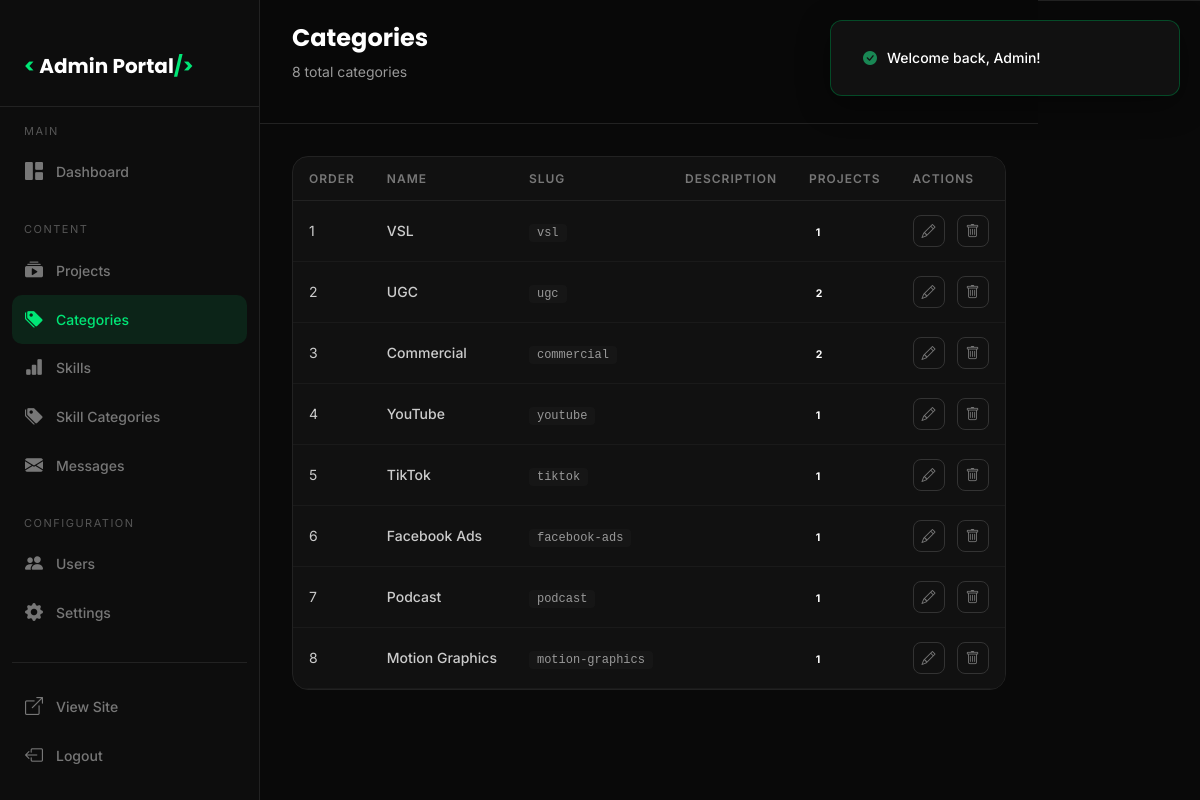
The app's page /admin/categories.php (signed in) with its own data.
### tables this page shows
CREATE TABLE `categories` (
  `id` INT UNSIGNED NOT NULL AUTO_INCREMENT,
  `name` VARCHAR(100) NOT NULL,
  `slug` VARCHAR(120) NOT NULL,
  `description` TEXT DEFAULT NULL,
  `sort_order` INT NOT NULL DEFAULT 0,
  `created_at` TIMESTAMP NOT NULL DEFAULT CURRENT_TIMESTAMP,
  PRIMARY KEY (`id`),
  UNIQUE KEY `uk_category_slug` (`slug`)
);

### classes/Database.php (called while the page is built, shortened)
<?php
class Database {
    private static ?Database $instance = null;
    private ?\PDO $pdo = null;
    private function __construct() {
        try {
            $dsn = 'mysql:host=' . DB_HOST . ';dbname=' . DB_NAME . ';charset=' . DB_CHARSET;
            $this->pdo = new \PDO($dsn, DB_USER, DB_PASS, [
                \PDO::ATTR_ERRMODE => \PDO::ERRMODE_EXCEPTION,
                \PDO::ATTR_DEFAULT_FETCH_MODE => \PDO::FETCH_ASSOC,
                \PDO::ATTR_EMULATE_PREPARES => false,
            ]);
        } catch (\PDOException $e) {
            $this->pdo = null;
            self::$connected = false;
            error_log("Database connection failed: " . $e->getMessage());
        }
    }
    public static function getInstance(): self {
        if (self::$instance === null) {
            self::$instance = new self();
        }
        return self::$instance;
    }
    public function query(string $sql, array $params = []): \PDOStatement {
        $stmt = $this->pdo->prepare($sql);
        $stmt->execute($params);
        return $stmt;
    }
    public function select(string $sql, array $params = []): array {
        try {
            return $this->query($sql, $params)->fetchAll();
        } catch (\Exception $e) {
            error_log("Query error: " . $e->getMessage());
            return [];
        }
    }
}

### classes/Category.php (called while the page is built, shortened)
<?php
class Category {
    private Database $db;
    public function __construct() {
        $this->db = Database::getInstance();
    }
    public function getAll(): array {
        return $this->db->select("SELECT c.*, (SELECT COUNT(*) FROM projects WHERE category_id = c.id) as project_count FROM categories c ORDER BY c.sort_order ASC, c.name ASC");
    }
}

### includes/functions.php (called while the page is built, shortened)
<?php
function sanitize($input) {
    return htmlspecialchars(trim($input), ENT_QUOTES, 'UTF-8');
}

### admin/categories.php (the view, shortened to what this page needs)
<?php
require_once __DIR__ . '/includes/header.php';
require_once __DIR__ . '/includes/sidebar.php';
$catModel = new Category();
$categories = $catModel->getAll();
?>
<div class="admin-content">
    <div class="admin-header">
        <div>
            <h1>Categories</h1>
            <p style="color:var(--text-secondary); font-size:14px; margin-top:4px;"><?= count($categories) ?> total categories</p>
        </div>
        <div class="admin-header-actions">
            <button class="btn btn-primary btn-sm" onclick="openCategoryModal('add')">
            </button>
        </div>
    </div>
    <div class="admin-body">
        <div class="content-card">
            <div class="content-card-body" style="padding:0; overflow-x:auto;">
                <table class="data-table">
                    <thead>
                        <tr>
                            <th style="width:50px;">Order</th>
                            <th>Name</th>
                            <th>Slug</th>
                            <th>Description</th>
                            <th>Projects</th>
                            <th style="width:120px;">Actions</th>
                        </tr>
                    </thead>
                    <tbody>
                        <?php if (!empty($categories)): ?>
                        <?php foreach ($categories as $cat): ?>
                        <tr>
                            <td><?= (int)$cat['sort_order'] ?></td>
                            <td>
                                <div style="font-weight:500; font-size:14px;"><?= sanitize($cat['name']) ?></div>
                            </td>
                            <td><code style="font-size:12px; color:var(--text-secondary); background:var(--bg-elevated); padding:2px 8px; border-radius:4px;"><?= sanitize($cat['slug']) ?></code></td>
                            <td style="max-width:200px; overflow:hidden; text-overflow:ellipsis; white-space:nowrap; color:var(--text-secondary); font-size:13px;"><?= sanitize($cat['description'] ?? '') ?></td>
                            <td><span class="badge badge-primary"><?= (int)$cat['project_count'] ?></span></td>
                            <td>
                                <div style="display:flex; gap:6px;">
                                    <button class="action-btn edit" onclick="editCategory(<?= htmlspecialchars(json_encode($cat), ENT_QUOTES) ?>)" title="Edit"><i class="bi bi-pencil"></i></button>
                                    <button class="action-btn delete" onclick="confirmDeleteCategory(<?= $cat['id'] ?>, '<?= sanitize($cat['name']) ?>', <?= (int)$cat['project_count'] ?>)" title="Delete"><i class="bi bi-trash"></i></button>
                                </div>
                            </td>
                        </tr>
                        <?php endforeach; ?>
                        <?php endif; ?>
                    </tbody>
                </table>
            </div>
        </div>
    </div>
</div>
<?php require_once __DIR__ . '/includes/footer.php'; ?>

### admin/assets/css/admin.css (style rules this page uses)
:root { --bg-primary: #090909; --bg-surface: #111111; --bg-elevated: #161616; --primary: #00E676; --primary-hover: #00C853; --text-primary: #ffffff; --text-secondary: #999999; --text-muted: #555555; --border-color: #222222; --border: #222222; --border-hover: #333333; --danger: #ff4444; --danger-hover: #e63636; --warning: #ffc107; --info: #4285F4; --purple: #9C27B0; --radius-sm: 8px; --radius-md: 12px; --radius-lg: 16px; --radius-xl: 20px; --transition: all 0.2s ease; --font-main: 'Inter', sans-serif; --font-heading: 'Poppins', sans-serif; }
*, *::before, *::after { margin: 0; padding: 0; box-sizing: border-box; }
body { font-family: var(--font-main); background-color: var(--bg-primary); color: var(--text-primary); line-height: 1.6; -webkit-font-smoothing: antialiased; -moz-osx-font-smoothing: grayscale; overflow-x: hidden; }
.admin-content { flex: 1; margin-left: 260px; padding: 0; min-height: 100vh; display: flex; flex-direction: column; }
.admin-header { padding: 24px 32px; border-bottom: 1px solid var(--border-color); background-color: rgba(9, 9, 9, 0.8); backdrop-filter: blur(20px); -webkit-backdrop-filter: blur(20px); position: sticky; top: 0; z-index: 50; display: flex; justify-content: space-between; align-items: center; }
.admin-header h1 { font-size: 24px; font-weight: 700; font-family: var(--font-heading); }
.admin-header-actions { display: flex; gap: 12px; align-items: center; }
.admin-body { padding: 32px; flex: 1; }
.content-card { background-color: var(--bg-surface); border-radius: var(--radius-lg); border: 1px solid var(--border-color); overflow: hidden; }
.content-card-body { padding: 24px; }
.data-table { width: 100%; border-collapse: collapse; }
.data-table th { padding: 12px 16px; text-align: left; font-size: 12px; text-transform: uppercase; letter-spacing: 1px; color: #777; border-bottom: 1px solid var(--border-color); font-weight: 600; white-space: nowrap; }
.data-table td { padding: 14px 16px; border-bottom: 1px solid #1a1a1a; font-size: 14px; color: #ccc; vertical-align: middle; white-space: nowrap; }
.data-table th:last-child, .data-table td:last-child { position: sticky; right: 0; background-color: var(--bg-surface); z-index: 2; box-shadow: -4px 0 8px rgba(0, 0, 0, 0.3); }
.action-btn { width: 32px; height: 32px; border-radius: 8px; border: 1px solid #333; background-color: transparent; color: #777; display: inline-flex; align-items: center; justify-content: center; cursor: pointer; transition: var(--transition); font-size: 14px; }
.action-btn + .action-btn { margin-left: 6px; }

### records on screen
categories: sort_order "1", name "VSL", slug "vsl", project_count "1"
categories: sort_order "2", name "UGC", slug "ugc", project_count "2"
categories: sort_order "3", name "Commercial", slug "commercial", project_count "2"
categories: sort_order "4", name "YouTube", slug "youtube", project_count "1"
categories: sort_order "5", name "TikTok", slug "tiktok", project_count "1"
categories: sort_order "6", name "Facebook Ads", slug "facebook-ads", project_count "1"
categories: sort_order "7", name "Podcast", slug "podcast", project_count "1"
categories: sort_order "8", name "Motion Graphics", slug "motion-graphics", project_count "1"

### other values on screen
$flash['message'] "Welcome back, Admin!"
count($categories) "8"
